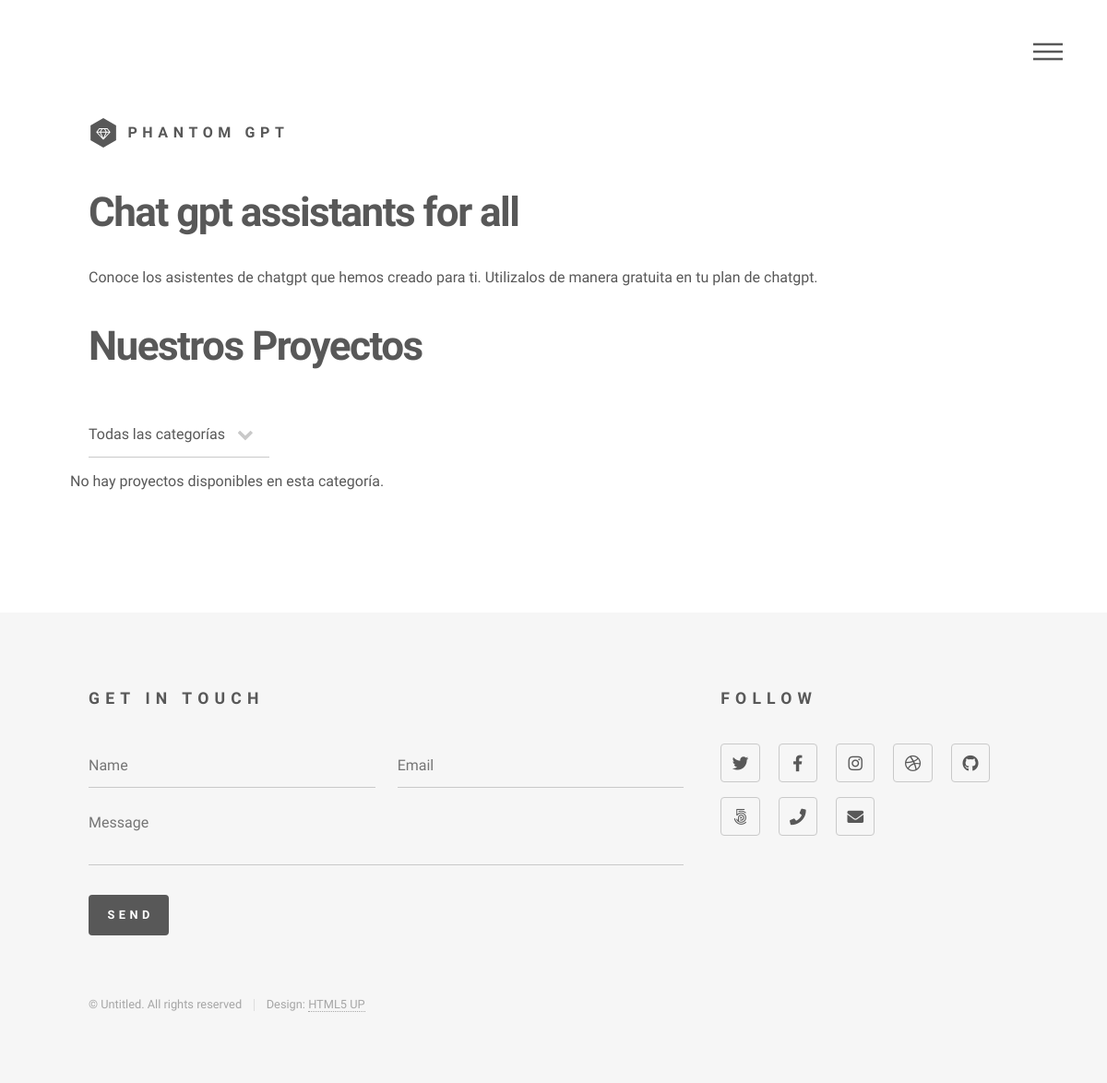
Before: / with the older database file.
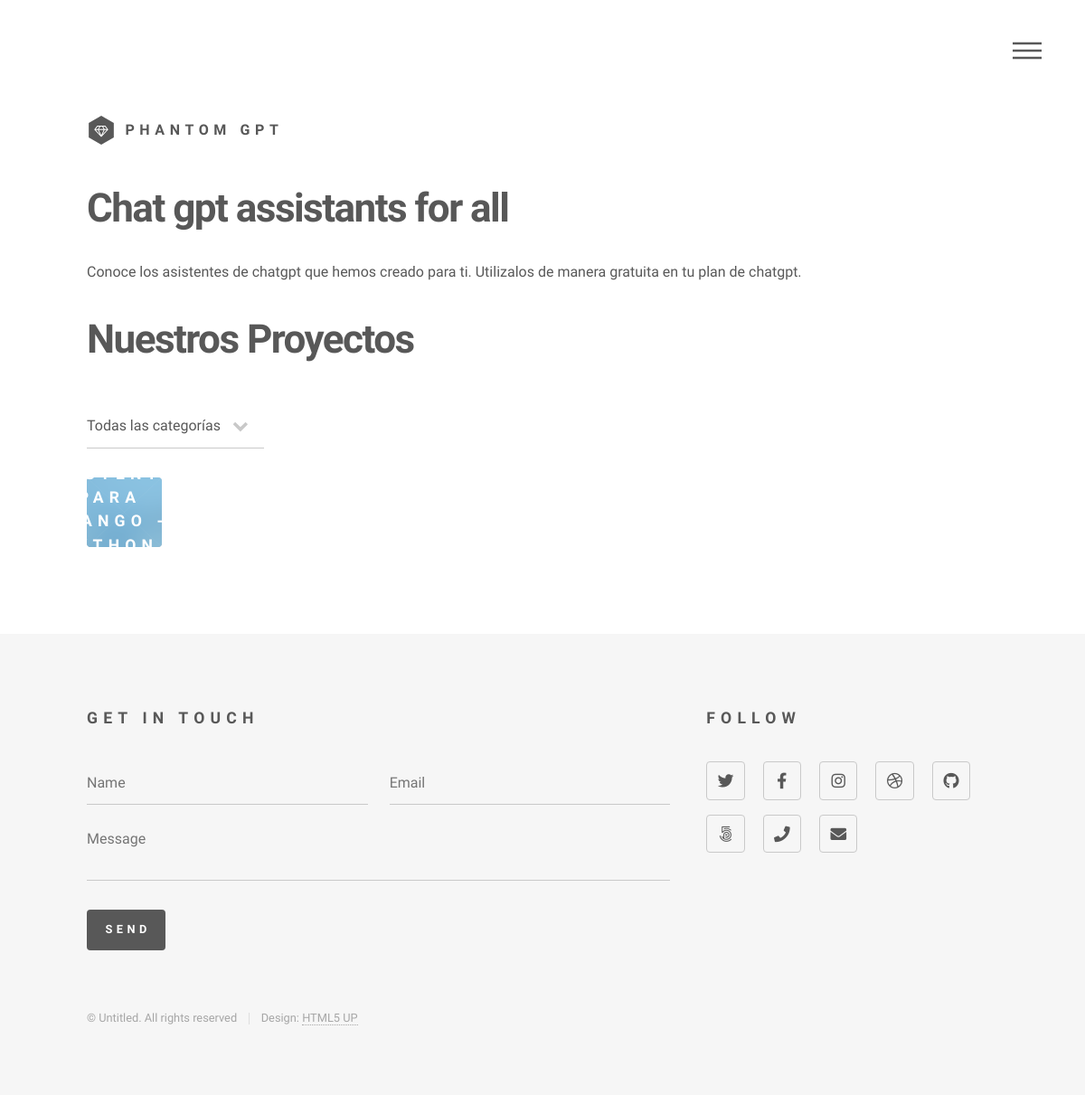
After: the same page with the newer database file.
### web/models.py (models this page shows, shortened)
class Project(models.Model):
    category = models.ForeignKey(Category, on_delete=models.CASCADE, related_name='projects')  # Relación con categoría
    title = models.CharField(max_length=200)  # Título del proyecto
    description = models.TextField()  # Descripción del proyecto
    image = models.ImageField(upload_to='media/web/projects/')  # Imagen del proyecto
    url = models.URLField()  # URL del proyecto

### web/views.py (the view)
# urls.py: 2. Add a URL to urlpatterns:  path('', views.home, name='home')
def home(request):
    categories = Category.objects.all()
    selected_category = request.GET.get('category')  # Obtener la categoría seleccionada de los parámetros GET
    if selected_category:
        projects = Project.objects.filter(category__id=selected_category)  # Filtrar proyectos por categoría
    else:
        projects = Project.objects.all()  # Mostrar todos los proyectos si no se ha seleccionado categoría
    return render(request, 'web/index.html', {'projects': projects, 'categories': categories, 'selected_category': selected_category})

### web/templates/web/index.html (shortened to what this page needs)
{% extends 'web/base.html' %}
{% block content %}
						<div class="inner">
							<header>
								<h1>Chat gpt assistants for all <br />
								</a></h1>
								<p>Conoce los asistentes de chatgpt que hemos creado para ti. Utilizalos de manera gratuita en tu plan de chatgpt. </p>
							</header>
							  <div class="container mt-5">
        					<h1 class="text-center">Nuestros Proyectos</h1>
                            <div class="row my-4">
                                <div class="col-md-12">
                                    <form method="GET" action="" class="d-flex justify-content-center">
                                        <select name="category" class="form-select w-50" onchange="this.form.submit()">
                                            <option value="">Todas las categorías</option>
                                        </select>
                                    </form>
                                </div>
                            </div>
                            <section class="tiles">
                                <div class="row">
                                    {% for project in projects %}
                                        <article class="style2">
                                            <span class="image">
                                                <img src="{{ project.image.url }}" alt="{{ project.title }}" class="img-fluid">
                                            </span>
                                            <a href="{{ project.url }}" target="_blank">
                                                <h2>{{ project.title }}</h2>
                                            </a>
                                        </article>
                                    {% empty %}
                                        <p class="text-center">No hay proyectos disponibles en esta categoría.</p>
                                    {% endfor %}
                                </div>
                            </section>
                        </div>
				{% endblock %}

### web/templates/web/base.html (shortened to what this page needs)
<!DOCTYPE HTML>
<html>
	<head>
        {% load static %}
		<link rel="stylesheet" href="{% static 'web/css/main.css' %}" />
	</head>
	<body class="is-preload">
			<div id="wrapper">
					<header id="header">
						<div class="inner">
								<a href="{% url 'home' %}" class="logo">
									<span class="symbol"><img src=" {%static 'web/images/logo.svg'%}" alt="" /></span><span class="title">Phantom GPT </span>
								</a>
								<nav>
									<ul>
										<li><a href="#menu">Menu</a></li>
									</ul>
								</nav>
						</div>
					</header>
                    <main id="main">
                        {% block content %}
                        {% endblock %}
                    </main>
					<footer id="footer">
						<div class="inner">
							<section>
								<h2>Get in touch</h2>
								<form method="post" action="#">
									<div class="fields">
										<div class="field half">
											<input type="text" name="name" id="name" placeholder="Name" />
										</div>
										<div class="field half">
											<input type="email" name="email" id="email" placeholder="Email" />
										</div>
										<div class="field">
											<textarea name="message" id="message" placeholder="Message"></textarea>
										</div>
									</div>
									<ul class="actions">
										<li><input type="submit" value="Send" class="primary" /></li>
									</ul>
								</form>
							</section>
							<section>
								<h2>Follow</h2>
								<ul class="icons">
									<li><a href="#" class="icon brands style2 fa-twitter"><span class="label">Twitter</span></a></li>
									<li><a href="#" class="icon brands style2 fa-facebook-f"><span class="label">Facebook</span></a></li>
									<li><a href="#" class="icon brands style2 fa-instagram"><span class="label">Instagram</span></a></li>
									<li><a href="#" class="icon brands style2 fa-dribbble"><span class="label">Dribbble</span></a></li>
									<li><a href="#" class="icon brands style2 fa-github"><span class="label">GitHub</span></a></li>
									<li><a href="#" class="icon brands style2 fa-500px"><span class="label">500px</span></a></li>
									<li><a href="#" class="icon solid style2 fa-phone"><span class="label">Phone</span></a></li>
									<li><a href="#" class="icon solid style2 fa-envelope"><span class="label">Email</span></a></li>
								</ul>
							</section>
							<ul class="copyright">
								<li>&copy; Untitled. All rights reserved</li><li>Design: <a href="http://html5up.net">HTML5 UP</a></li>
							</ul>
						</div>
					</footer>
			</div>
	</body>
</html>

Changed rows visible on the page:
added Project: image (picture), title "ASISTENTE PARA DJANGO - PYTHON"
Other visible differences:
text no longer shown: "No hay proyectos disponibles en esta categoría."
